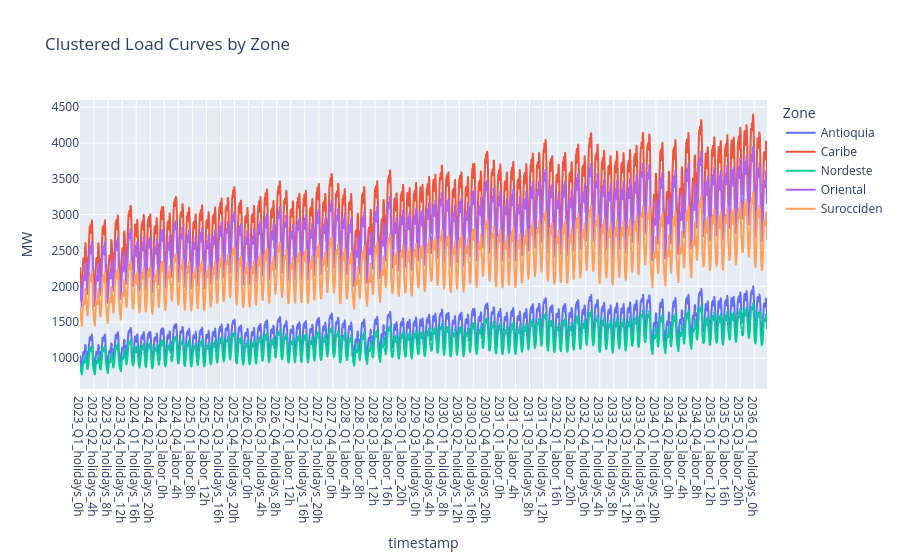

The notebook cell saved with this chart:
### Code cell
# Clusterize
loads = sc.loads.loads_to_timestamps(loads)
sc.loads.plot_multiple_line(
    loads,'Date', 'timestamp', 'demand_mw',
    'Zone', 'Clustered Load Curves by Zone', {'demand_mw':'MW'})

### Figure 1 — Plotly figure (JSON) as saved in the notebook; plotly's stock layout.template omitted (floating-point values rounded to 4 significant figures; data arrays with more than 128 entries replaced by an {"elided": "..."} marker saying what was removed)
{"data": [{"hovertemplate": "Zone=Antioquia<br>timestamp=%{x}<br>MW=%{y}<extra></extra>", "legendgroup": "Antioquia", "line": {"color": "#636efa", "dash": "solid"}, "marker": {"symbol": "circle"}, "mode": "lines", "name": "Antioquia", "showlegend": true, "type": "scattergl", "x": {"elided": "2544 str values"}, "xaxis": "x", "y": {"elided": "2544 float values"}, "yaxis": "y"}, {"hovertemplate": "Zone=Caribe<br>timestamp=%{x}<br>MW=%{y}<extra></extra>", "legendgroup": "Caribe", "line": {"color": "#EF553B", "dash": "solid"}, "marker": {"symbol": "circle"}, "mode": "lines", "name": "Caribe", "showlegend": true, "type": "scattergl", "x": {"elided": "2544 str values"}, "xaxis": "x", "y": {"elided": "2544 float values"}, "yaxis": "y"}, {"hovertemplate": "Zone=Nordeste<br>timestamp=%{x}<br>MW=%{y}<extra></extra>", "legendgroup": "Nordeste", "line": {"color": "#00cc96", "dash": "solid"}, "marker": {"symbol": "circle"}, "mode": "lines", "name": "Nordeste", "showlegend": true, "type": "scattergl", "x": {"elided": "2544 str values"}, "xaxis": "x", "y": {"elided": "2544 float values"}, "yaxis": "y"}, {"hovertemplate": "Zone=Oriental<br>timestamp=%{x}<br>MW=%{y}<extra></extra>", "legendgroup": "Oriental", "line": {"color": "#ab63fa", "dash": "solid"}, "marker": {"symbol": "circle"}, "mode": "lines", "name": "Oriental", "showlegend": true, "type": "scattergl", "x": {"elided": "2544 str values"}, "xaxis": "x", "y": {"elided": "2544 float values"}, "yaxis": "y"}, {"hovertemplate": "Zone=Surocciden<br>timestamp=%{x}<br>MW=%{y}<extra></extra>", "legendgroup": "Surocciden", "line": {"color": "#FFA15A", "dash": "solid"}, "marker": {"symbol": "circle"}, "mode": "lines", "name": "Surocciden", "showlegend": true, "type": "scattergl", "x": {"elided": "2544 str values"}, "xaxis": "x", "y": {"elided": "2544 float values"}, "yaxis": "y"}], "layout": {"legend": {"title": {"text": "Zone"}, "tracegroupgap": 0}, "title": {"text": "Clustered Load Curves by Zone"}, "xaxis": {"anchor": "y", "domain": [0, 1], "title": {"text": "timestamp"}}, "yaxis": {"anchor": "x", "domain": [0, 1], "title": {"text": "MW"}}}}
